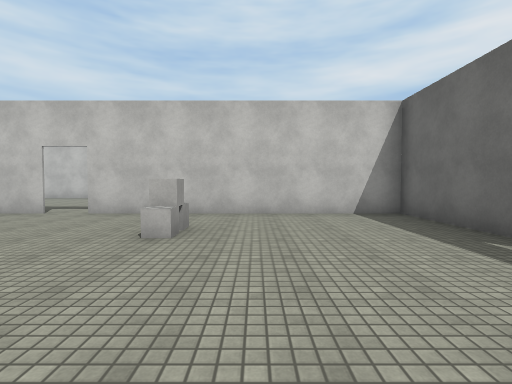
View 1 (above)

20 first-person views from a walk through a 3-D level made in the Unity game engine. The camera is 1.4 m above the floor, tilts 2° down and sees 85° across. Doors are open. The floor is counted in squares, 2 m on a side. Each view is taken from the middle of a square. On the plan, view 1 faces up. The plan holds only what a view shows up to about 9 squares ahead; the rest is blank. The place goes on beyond the plan. The player character is not drawn. Surface patterns are stand-ins for the level's own textures.

View 2
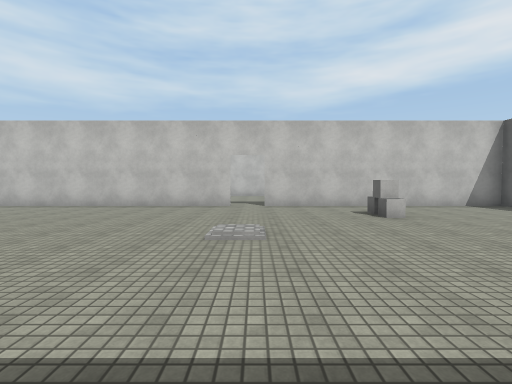

View 3
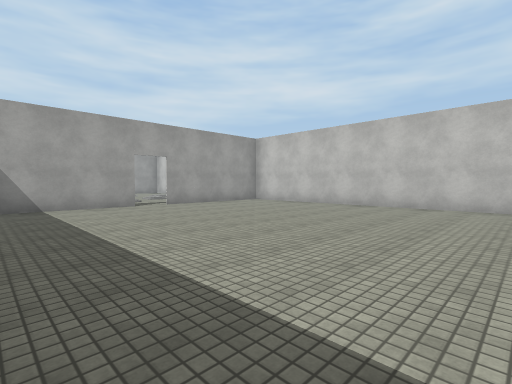

View 4
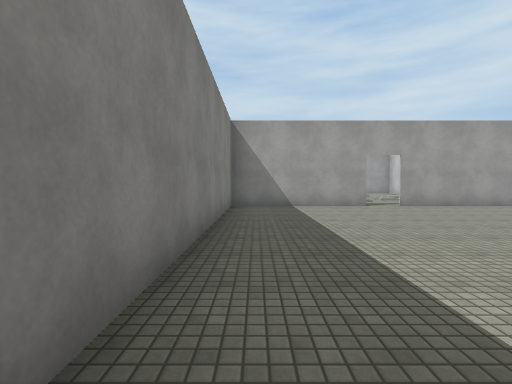

View 5
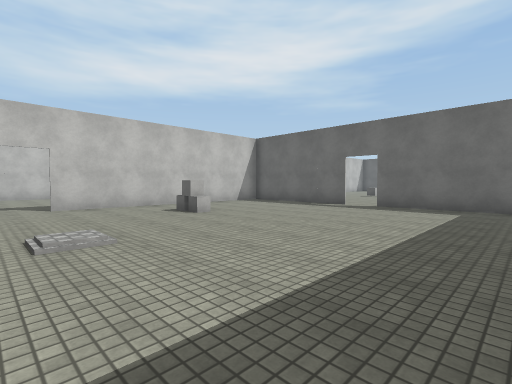

View 6
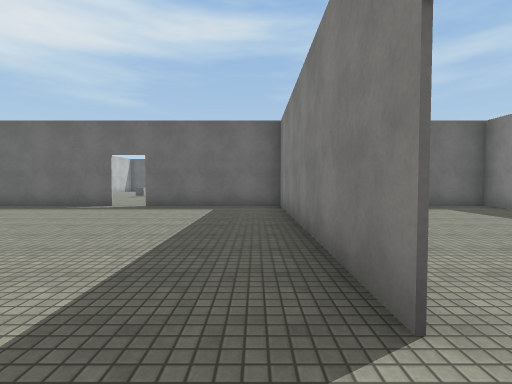

View 7
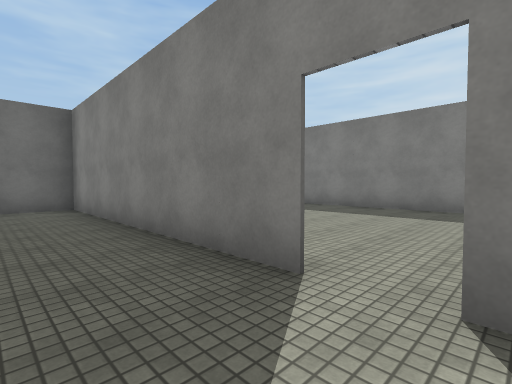

View 8
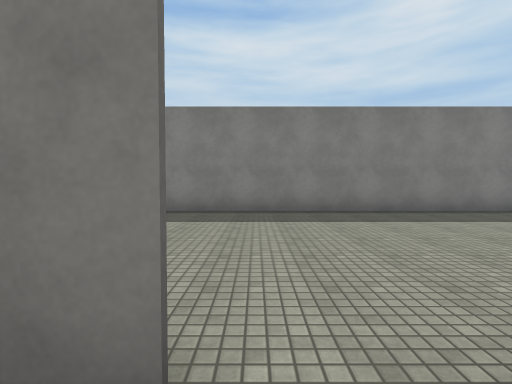

View 9
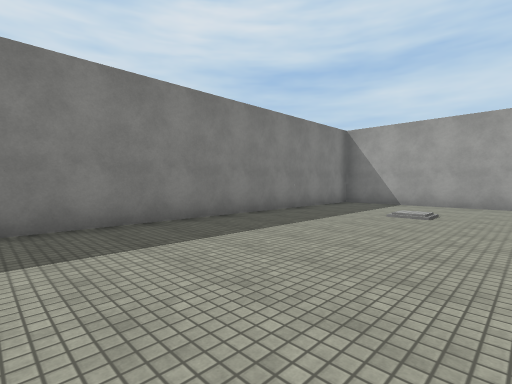

View 10
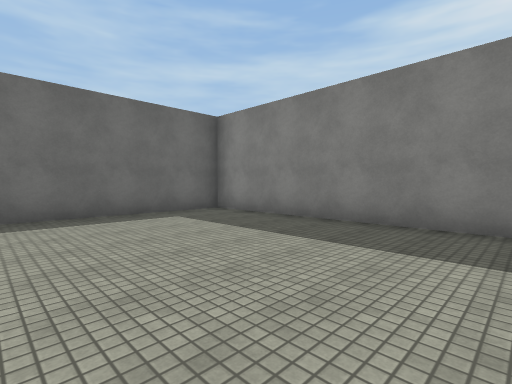

View 11
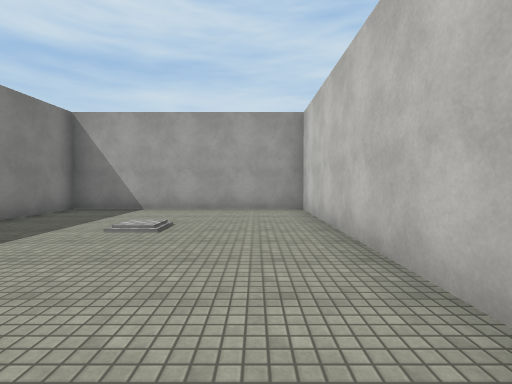

View 12
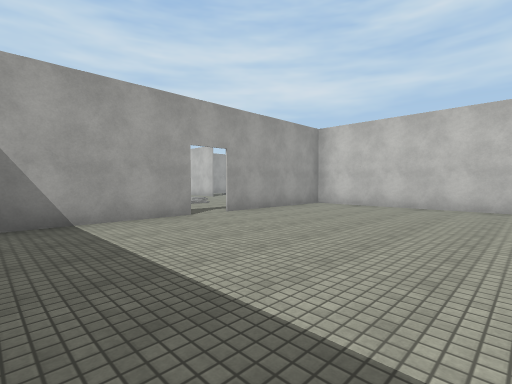

View 13
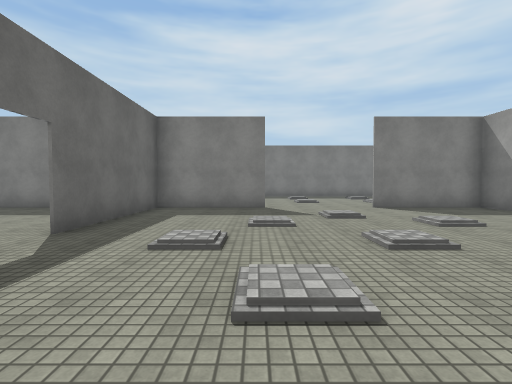

View 14
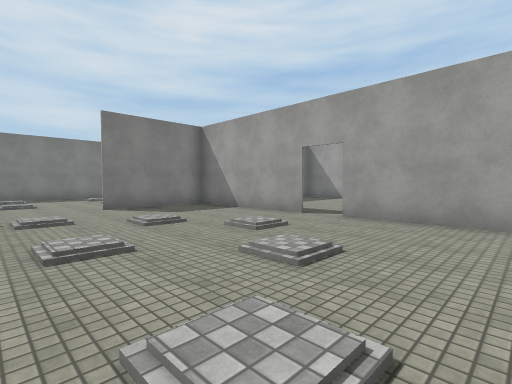

View 15
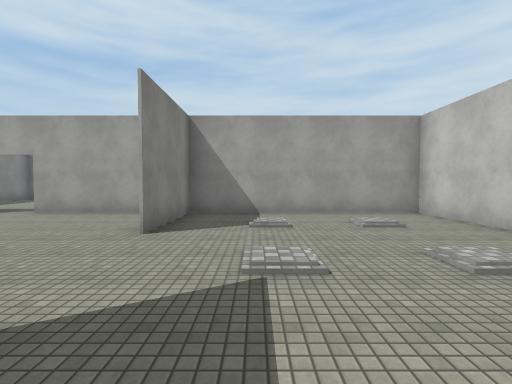

View 16
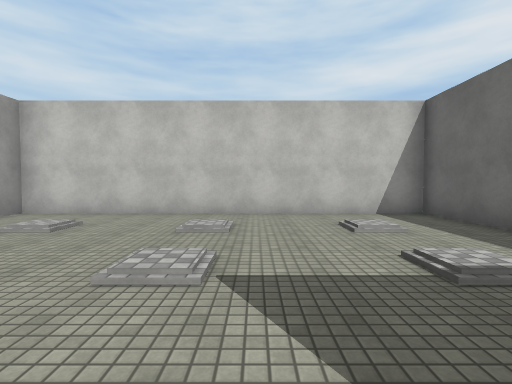

View 17
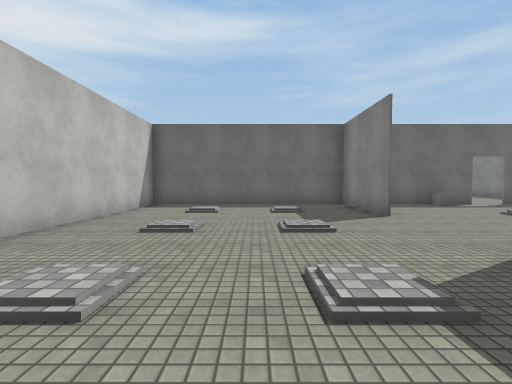

View 18
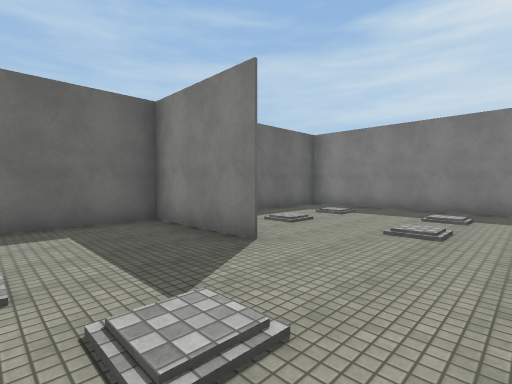

View 19
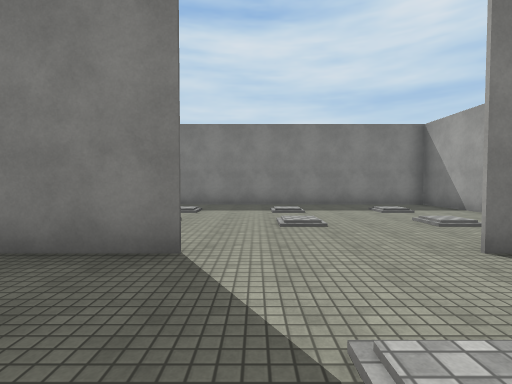

View 20
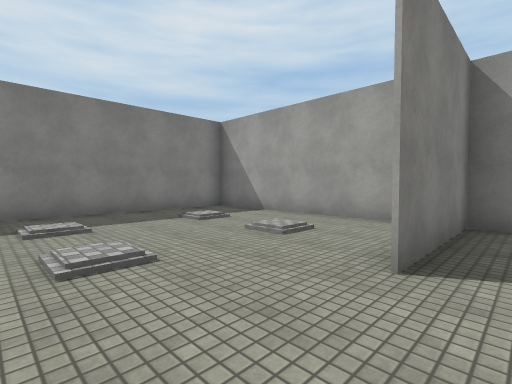

### Floor plan
Key: @ floor where view 1 was taken; # wall or solid block; . floor; / step, stairs or slope; D open door; C cube; O other object.
Columns run from 25 left of view 1 to 4 right of it. Each row starts with its distance up from view 1.
 13   ###########
 12   #.........#
 11   #.........#
 10   #.././../.#
  9   #.........#
  8   #.././../.#       ..
  7   ##........#       ..
  6    ###...###########DD#######
  5    #........#...............#
  4    #.../....#...........O...#
  3    #../../.C#...............#
  2   .D././../.D......../......D
  1 ...#........D...............D
  0 .. #../../..#............@..#
 -1    #.../....#...............#
 -2    #........#...............#
 -3   ####...###########DD#######
 -4   #.........#...............##
 -5   #.././.. .#................#
 -6   #.........#../.............#
 -7   #.././.. .#................#
 -8   #.........#................#
 -9   ############################

Positions as (right, up) in squares from view 1, and headings:
1: (0, 0), facing up
2: (-4, -2), facing up
3: (-5, -2), facing up-left
4: (-5, -2), facing left
5: (-5, -2), facing up-right
6: (-5, -2), facing right
7: (-5, -1), facing down-right
8: (-4, -2), facing down
9: (-4, -4), facing down-left
10: (-3, -4), facing down-right
11: (-6, -4), facing left
12: (-8, -2), facing up-left
13: (-16, 5), facing down
14: (-17, 5), facing down-left
15: (-15, 8), facing left
16: (-17, 6), facing up
17: (-22, 9), facing right
18: (-19, 0), facing down-right
19: (-17, 0), facing down
20: (-17, -2), facing down-left
